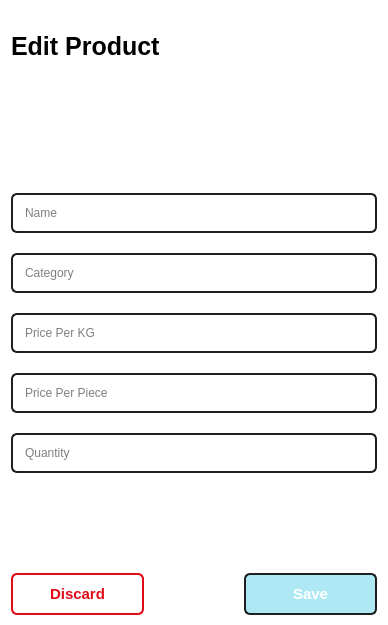
<?xml version="1.0" encoding="UTF-8"?>
<ui version="4.0">
 <class>EditProductForm</class>
 <widget class="QWidget" name="EditProductForm">
  <property name="geometry">
   <rect>
    <x>0</x>
    <y>0</y>
    <width>388</width>
    <height>625</height>
   </rect>
  </property>
  <property name="windowTitle">
   <string>Form</string>
  </property>
  <property name="styleSheet">
   <string notr="true">QWidget
{
	background-color: white;
}

/*--------------------------------- Push Buttons (END)-------------------------------------*/
QPushButton {
	color: black;
	font-weight: bold;
	font-size: 15px;
 	padding: 10px;

	border-radius: 6.28px;
	border: 1.82px solid #1F1F1F;
	
	background-color: white;
}

QPushButton:checked
{
	background-color: #0096C7;
	border: 1.82px solid #1F1F1F;
	color:white;
}

#DiscardButton
{
	border: 1.82px solid #e30a17;
	color: #e30a17;
}

#SaveButton
{
	background-color:#ade8f4;
	color:white;
}
/*--------------------------------- Push Buttons (END)-------------------------------------*/


/*--------------------------------- Line Edits (START)---------------------------------------*/
QLineEdit
{
	color: black;

	padding: 10px;

	border-radius: 6.28px;
	border: 1.82px solid #1F1F1F;

	background-color: white;
}

#SearchUserByNameLineEdit
{
	color: black;

	padding: 10px;

	border-radius: 6.28px;
	border: 1.82px solid #1F1F1F;

	background-color: white;
}

#SearchCategoryByNameLineEdit
{
	color: black;

	padding: 10px;

	border-radius: 6.28px;
	border: 1.82px solid #1F1F1F;

	background-color: white;
}
/*--------------------------------- Line Edits (END)------------------------------------------*/


/*--------------------------------- Label (START)-----------------------------------*/
QLabel
{
	color: black;
	font-weight: bold;
	font-size: 25px;
}

#SideBarLogoLabel
{
	color: black;
	font-weight: bold;
	font-size: 30px;

	background-color: transparent;
}

#NumberOfProductRecordsShownLabel
{
	color: black;
}
#NumberOfUserRecordsShownLabel
{
	color: black;
}
#NumberOfCategoryRecordsShownLabel
{
	color: black;
}
/*--------------------------------- Labels (END)--------------------------------------*/


/*--------------------------------- Widgets (START)-------------------------------------*/
#SideBarWidget
{
	background-color: #ADE8F4;
}
/*--------------------------------- Widgets (END)-------------------------------------*/


/*--------------------------------- Tables (START)-------------------------------------*/
QTableView {

    padding: 5px;

    border: 1px solid #CCC;
    border-radius: 5px;

    gridline-color: #EEE;
	/*alternate-background-color: #f4f5f7;*/
}

QHeaderView::section {
    color: #333;
    font-size: 11pt;
font-weight: bold;

    padding: 4px;

    background-color: white;
}

QTableView::item {
	color: black;

    padding: 5px;
}

QTableView::item:selected {
    color: black;
	font-weight: bold;
	background-color: #ADE8F4;
}
/*--------------------------------- Tables (END)-------------------------------------*/

/*--------------------------------- ComboBox(START)-------------------------------*/
QComboBox {
    border: 1.82px solid #1F1F1F;
    border-radius: 6.28px;
	padding:10px;
   	padding-left:15px;
	padding-right:15px;

    background-color: white;
    font-weight: bold;
    color: black;
}

QComboBox::down-arrow {
    width: 12px;
    height: 12px;
}

QComboBox::drop-down {
    border-left: 1.82px solid #1F1F1F;
	color: black;
	image: url(:/icons/drop-down.svg);
    width: 20px;
}

QComboBox QAbstractItemView {
    background-color: white;
    color: black;
    selection-background-color: lightgray;
    selection-color: black;
    border: 1px solid black;
}
/*-------------------------------------------------ComboBox(END)---------------------------*/
</string>
  </property>
  <layout class="QVBoxLayout" name="verticalLayout_2">
   <property name="spacing">
    <number>100</number>
   </property>
   <property name="topMargin">
    <number>0</number>
   </property>
   <property name="bottomMargin">
    <number>10</number>
   </property>
   <item>
    <widget class="QLabel" name="EditProductLabel">
     <property name="text">
      <string>Edit Product</string>
     </property>
    </widget>
   </item>
   <item>
    <layout class="QVBoxLayout" name="verticalLayout">
     <property name="spacing">
      <number>20</number>
     </property>
     <item>
      <widget class="QLineEdit" name="ProductNameLineEdit">
       <property name="placeholderText">
        <string>Name</string>
       </property>
      </widget>
     </item>
     <item>
      <widget class="QLineEdit" name="ProductCategoryLineEdit">
       <property name="placeholderText">
        <string>Category</string>
       </property>
      </widget>
     </item>
     <item>
      <widget class="QLineEdit" name="ProductPricePerKgLineEdit">
       <property name="placeholderText">
        <string>Price Per KG</string>
       </property>
      </widget>
     </item>
     <item>
      <widget class="QLineEdit" name="ProductPricePerPcsLineEdit">
       <property name="placeholderText">
        <string>Price Per Piece</string>
       </property>
      </widget>
     </item>
     <item>
      <widget class="QLineEdit" name="ProductStockQuantityLineEdit">
       <property name="placeholderText">
        <string>Quantity</string>
       </property>
      </widget>
     </item>
    </layout>
   </item>
   <item>
    <layout class="QHBoxLayout" name="horizontalLayout">
     <item>
      <widget class="QPushButton" name="DiscardButton">
       <property name="text">
        <string>Discard</string>
       </property>
      </widget>
     </item>
     <item>
      <widget class="QPushButton" name="SaveButton">
       <property name="text">
        <string>Save</string>
       </property>
      </widget>
     </item>
    </layout>
   </item>
  </layout>
 </widget>
 <resources/>
 <connections/>
</ui>
